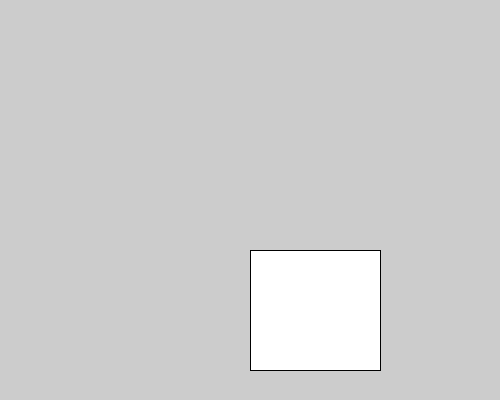
Frame 1 (no input)
Frame 60 (the mouse pressed at the canvas centre just before this capture): identical to frame 1, image omitted
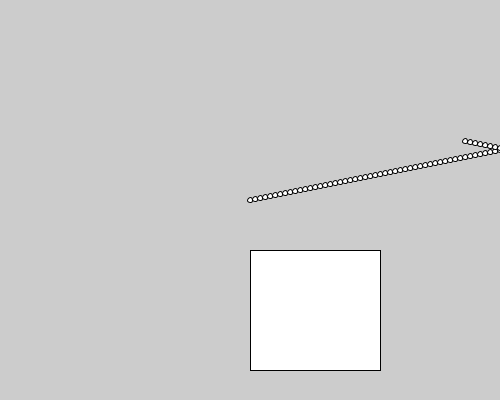
Frame 120 (the mouse held since frame 60 and released just before this capture)

The Processing sketch that drew these frames (run headless with seeded random() and noise(); from frame 60 on, the mouse is pressed at the canvas centre):

// Processing sketch: step07_cat_dog_wall_disappear
// ── step07_cat_dog_wall_disappear.pde
//Q: 做彈弓遊戲,想要子彈碰到牆時會反彈、碰到物體時會消失
float bulletX, bulletY, bulletVX, bulletVY;
boolean bulletFlying=false;
float wallX=250, wallY=250, wallW=130, wallH=120;
void setup(){
  size(500,400);
}
boolean testYWall(float x, float y1, float y2){
  if(y1 <= bulletY && bulletY <= y2){
    if(bulletX <= x && x <= bulletX+bulletVX) return true;
    if(bulletX+bulletVX <= x && x <= bulletX) return true;
  }
  return false;
}
boolean testXWall(float y, float x1, float x2){
  if( x1 <= bulletX && bulletX <= x2){
    if(bulletY <= y && y <= bulletY+bulletVY) return true;
    if(bulletY+bulletVY <= y && y <= bulletY) return true;
  }
  return false;
}
void draw(){
  //background(255);
  rect(wallX,wallY, wallW, wallH);
  if( testYWall(wallX,wallY, wallY+wallH)==true ) bulletVX=-bulletVX;//bulletFlying=false;
  else if( testYWall(wallX+wallW, wallY, wallY+wallH)==true) bulletVX=-bulletVX;//bulletFlying=false;
  else if( testXWall(wallY, wallX, wallX+wallW)==true) bulletVY=-bulletVY;//bulletFlying=false;
  else if( testXWall(wallY+wallH, wallX, wallX+wallW)==true ) bulletVY=-bulletVY;//bulletFlying=false;
  
  if(bulletFlying){
    ellipse(bulletX,bulletY, 5,5);
    bulletX += bulletVX;
    bulletY += bulletVY;
    if(bulletX<0 || bulletX>500) bulletVX= -bulletVX;
    if(bulletY<0 || bulletY>400) bulletVY= -bulletVY;
  }
}
void mousePressed(){
  bulletFlying=true;
  bulletX=mouseX; bulletY=mouseY;
  bulletVX=5; bulletVY=-1;
}
